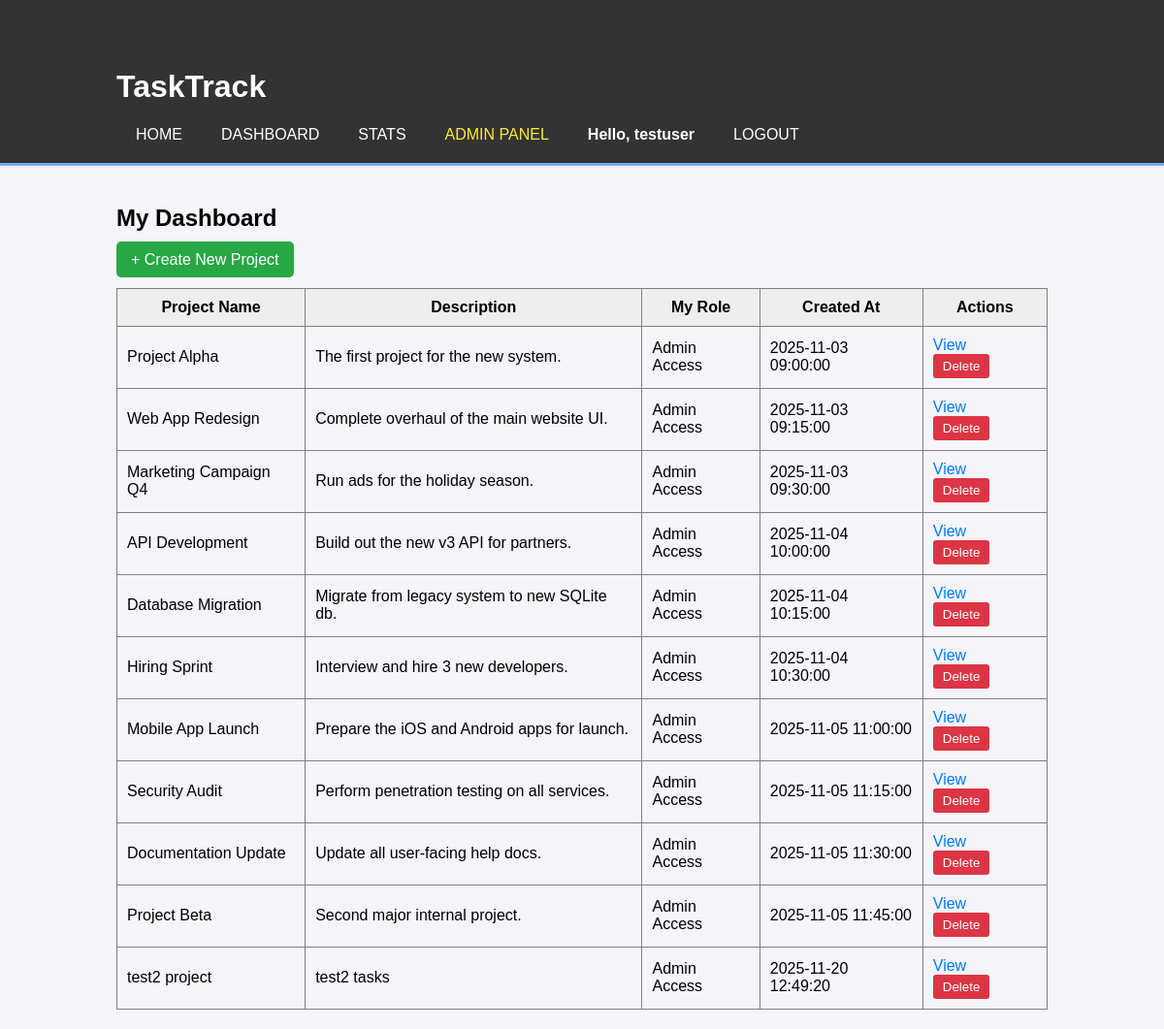
Page /dashboard (signed in) on the committed database.
### tables this page shows
CREATE TABLE projects (
    project_id INTEGER PRIMARY KEY,
    project_name TEXT NOT NULL,
    description TEXT,
    owner_id INTEGER NOT NULL,
    created_at TEXT NOT NULL,
    FOREIGN KEY (owner_id) REFERENCES users (user_id)
);

### app.py (the view, shortened to what this page needs)
@app.route('/dashboard')
def dashboard():
    if 'user_id' not in session:
        return redirect(url_for('login'))
    user_id = session['user_id']
    connection = get_db_connection()
    if session.get('is_admin') == 1:
        projects = connection.execute('SELECT *, "Admin Access" as role FROM projects').fetchall()
    connection.close()
    return render_template('dashboard.html', projects=projects)

### app.py (called while the page is built)
def get_db_connection():
    connection = sqlite3.connect('fake_db.db')
    connection.row_factory = sqlite3.Row
    return connection

### templates/dashboard.html
{% extends 'base.html' %}
{% block content %}
    <h2>My Dashboard</h2>
    <div style="margin-bottom: 20px;">
        <a href="{{ url_for('create_project') }}" class="button" style="background-color: #28a745; color: white; padding: 10px 15px; text-decoration: none; border-radius: 5px;">+ Create New Project</a>
    </div>
    {% if projects %}
        <table border="1" cellpadding="10" cellspacing="0" style="width: 100%; border-collapse: collapse;">
            <thead>
                <tr style="background-color: #eee;">
                    <th>Project Name</th>
                    <th>Description</th>
                    <th>My Role</th>
                    <th>Created At</th>
                    <th>Actions</th>
                </tr>
            </thead>
            <tbody>
                {% for project in projects %}
                    <tr>
                        <td>{{ project['project_name'] }}</td>
                        <td>{{ project['description'] }}</td>
                        <td>{{ project['role'] }}</td>
                        <td>{{ project['created_at'] }}</td>
                        <td>
                            <a href="{{ url_for('view_project', project_id=project['project_id']) }}" style="color: #007bff; text-decoration: none; margin-right: 10px;">View</a>
                            <form action="{{ url_for('delete_project', project_id=project['project_id']) }}" method="post" style="display:inline;" onsubmit="return confirm('Are you sure you want to delete this project? This cannot be undone.');">
                                <button type="submit" style="background-color: #dc3545; color: white; border: none; padding: 5px 10px; border-radius: 3px; cursor: pointer;">Delete</button>
                            </form>
                        </td>
                    </tr>
                {% endfor %}
            </tbody>
        </table>
    {% else %}
        <p>You are not a member of any projects yet.</p>
    {% endif %}
{% endblock %}

### static/style.css (style rules this page uses)
body { font-family: sans-serif; background-color: #f4f4f9; margin: 0; padding: 0; }

### rows in the picture
projects: project_name "Project Alpha", description "The first project for the new system.", role "Admin Access", created_at "2025-11-03 09:00:00"
projects: project_name "Web App Redesign", description "Complete overhaul of the main website UI.", role "Admin Access", created_at "2025-11-03 09:15:00"
projects: project_name "Marketing Campaign Q4", description "Run ads for the holiday season.", role "Admin Access", created_at "2025-11-03 09:30:00"
projects: project_name "API Development", description "Build out the new v3 API for partners.", role "Admin Access", created_at "2025-11-04 10:00:00"
projects: project_name "Database Migration", description "Migrate from legacy system to new SQLite db.", role "Admin Access", created_at "2025-11-04 10:15:00"
projects: project_name "Hiring Sprint", description "Interview and hire 3 new developers.", role "Admin Access", created_at "2025-11-04 10:30:00"
projects: project_name "Mobile App Launch", description "Prepare the iOS and Android apps for launch.", role "Admin Access", created_at "2025-11-05 11:00:00"
projects: project_name "Security Audit", description "Perform penetration testing on all services.", role "Admin Access", created_at "2025-11-05 11:15:00"
projects: project_name "Documentation Update", description "Update all user-facing help docs.", role "Admin Access", created_at "2025-11-05 11:30:00"
projects: project_name "Project Beta", description "Second major internal project.", role "Admin Access", created_at "2025-11-05 11:45:00"
projects: project_name "test2 project", description "test2 tasks", role "Admin Access", created_at "2025-11-20 12:49:20"

### other values in the picture
{{ session['username'] }} "testuser"
